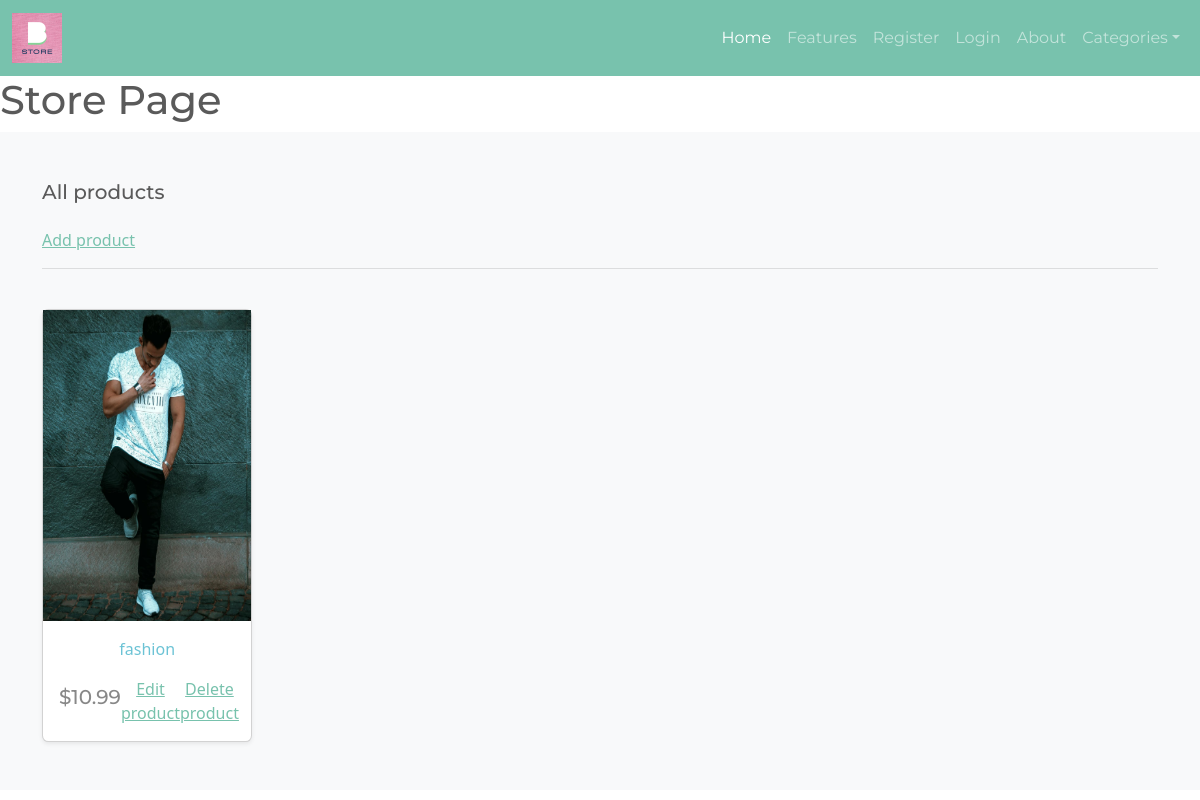
The page / on the database its author committed.
### store/models.py (models this page shows, shortened)
class Product(models.Model):
    category = models.ForeignKey(Category, related_name='products', on_delete=models.CASCADE)
    title = models.CharField(max_length=200)
    brand = models.CharField(max_length=200, default="un-branded")
    description = models.TextField(blank=True)
    slug = models.SlugField(max_length=250, unique=True)
    price = models.DecimalField(max_digits = 6, decimal_places = 2)
    image = models.FileField(upload_to='images/', default="images/default.png")
    class Meta:
        verbose_name_plural = "products"

### store/views.py (the view)
# urls.py: path('', include('store.urls')),
def store(request):
    products = Product.objects.all()
    return render(request, 'store/store.html', {'products':products})

### store/templates/store/store.html
{% extends 'base.html' %} {% load static %}{% block content %}
<h1>Store Page</h1>
<div class="album py-5 bg-light">
    <div class="container">
        <div class="pb-3 h5">All products</div>
        <a href="{% url 'create-product' %}">Add product</a>
        <hr />
        <br />
        <div class="row row-cols-1 row-cols-sm-2 row-cols-md-5 g-3">
            {% for product in products %}
            <div class="col text-center">
                <div class="card shadow-sm">
                    <img
                        class="image-product"
                        src="{{product.image.url}}"
                        alt="{{product.title}}"
                    />
                    <div class="card-body">
                        <p class="card-text">
                            <a
                                class="text-info text-decoration-none"
                                href="{% url 'product' product.slug %}"
                                >{{product.description}}</a
                            >
                        </p>
                        <div
                            class="d-flex justify-content-between align-items-center"
                        >
                            <h5>${{product.price}}</h5>
                            <a href="{% url 'update-product' product.slug %}"
                                >Edit product</a
                            >
                            <a href="{% url 'delete-product' product.slug %}"
                                >Delete product</a
                            >
                        </div>
                    </div>
                </div>
            </div>
            {% endfor %}
        </div>
    </div>
</div>
{% endblock %}

### static/css/styles.css (style rules this page uses)
html, body { padding: 0; margin: 0; box-sizing: border-box; }
img { height: 310.635px; }

### rows shown on the page
Product: image (picture), description "fashion", price "10.99"
